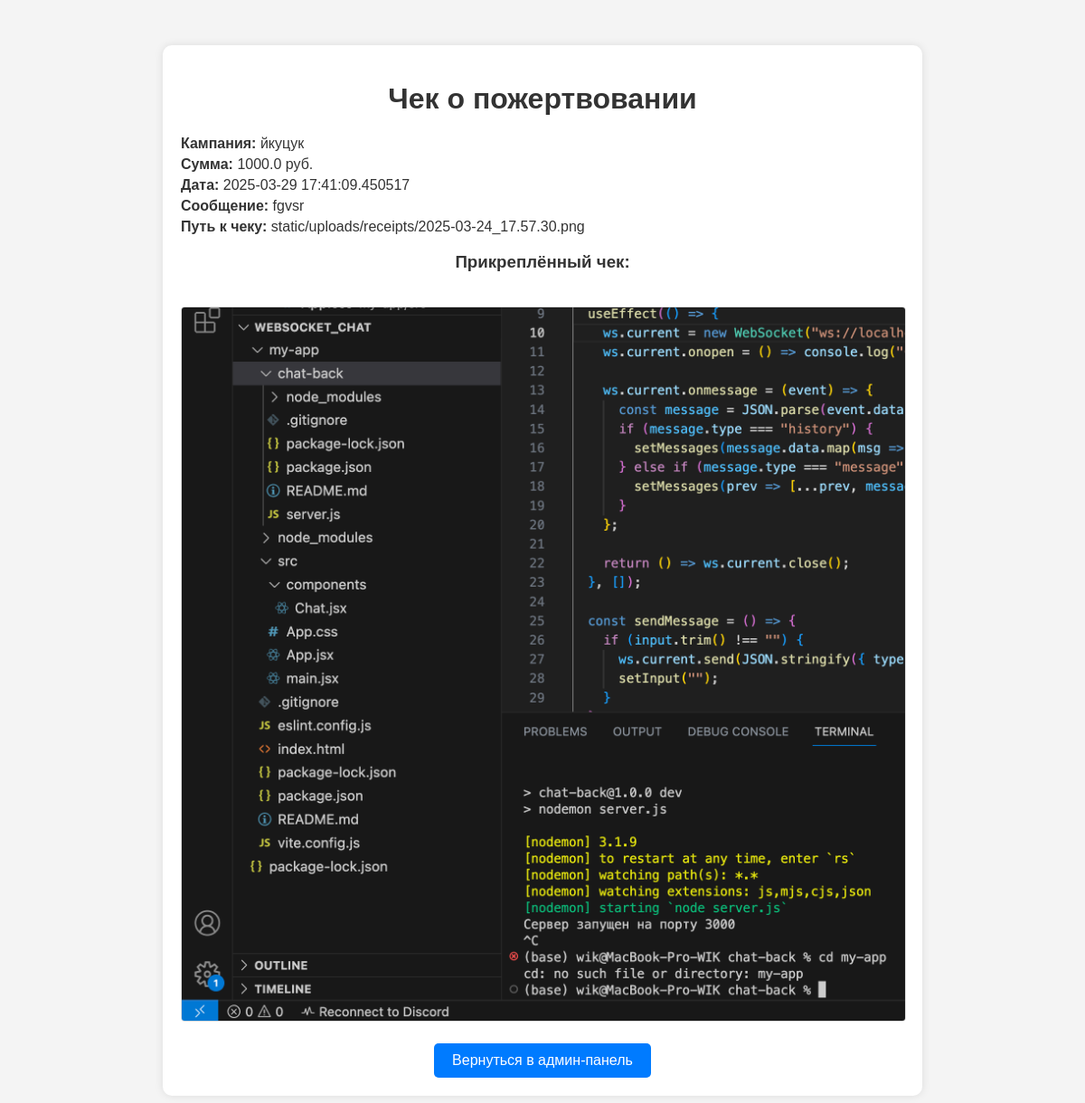
Page /admin/view_receipt/33 on the committed database.
### tables this page shows
CREATE TABLE campaigns (
    id INTEGER PRIMARY KEY AUTOINCREMENT,
    title TEXT NOT NULL,
    description TEXT NOT NULL,
    image_url TEXT,
    goal REAL NOT NULL,
    collected REAL NOT NULL DEFAULT 0,
    days_left INTEGER NOT NULL
, user_id INTEGER, payment_details TEXT);

CREATE TABLE donations (
            id INTEGER PRIMARY KEY AUTOINCREMENT,
            campaign_id INTEGER,
            name TEXT NOT NULL,
            amount REAL NOT NULL,
            message TEXT,
            created_at TIMESTAMP DEFAULT CURRENT_TIMESTAMP, user_id INTEGER, receipt_path TEXT, status TEXT DEFAULT 'pending',
            FOREIGN KEY (campaign_id) REFERENCES campaigns (id)
        );

### app.py (the view)
@app.route('/admin/view_receipt/<int:donation_id>')
def view_receipt(donation_id):
    conn = get_db_connection()
    donation = conn.execute("""
        SELECT d.id, d.amount, d.created_at, d.message, d.receipt_path,
               c.title as campaign_title
        FROM donations d
        JOIN campaigns c ON d.campaign_id = c.id
        WHERE d.id = ?
    """, (donation_id,)).fetchone()
    conn.close()
    donation = dict(donation)  # Преобразуем sqlite.Row в словарь
    donation["receipt_path"] = donation["receipt_path"].replace("\\", "/")
    if not donation:
        return "Чек не найден", 404
    return render_template('receipt.html', donation=donation)

### app.py (called while the page is built)
def get_db_connection():
    conn = sqlite3.connect(DATABASE)
    conn.row_factory = sqlite3.Row
    return conn

### templates/receipt.html (shortened to what this page needs)
<!DOCTYPE html>
<html lang="ru">
<head>
    <link rel="stylesheet" href="/static/css/styles.css">
</head>
<body>
    <div class="receipt">
        <h1>Чек о пожертвовании</h1>
        <div class="details">
            <p><strong>Кампания:</strong> {{ donation.campaign_title }}</p>
            <p><strong>Сумма:</strong> {{ donation.amount }} руб.</p>
            <p><strong>Дата:</strong> {{ donation.created_at }}</p>
            <p><strong>Сообщение:</strong> {{ donation.message }}</p>
            <p><strong>Путь к чеку:</strong> {{ donation.receipt_path }}</p>
        </div>
        {% if donation.receipt_path %}
        <div class="receipt-image-container">
            <h3>Прикреплённый чек:</h3>
            <img src="{{ url_for('static', filename=donation.receipt_path[7:]) }}" alt="Чек о пожертвовании" class="receipt-image">
        </div>
        {% else %}
        <p style="color: red;">Чек не прикреплён.</p>
        {% endif %}
        <a href="/admin" class="btn">Вернуться в админ-панель</a>
    </div>
</body>
</html>

### static/css/styles.css (style rules this page uses)
body { margin: 0; padding: 0; font-family: 'Inter', sans-serif; background-color: #714C8D; color: #333; }
.btn { background-color: #ff9800; color: #fff; padding: 10px 15px; border: none; border-radius: 5px; font-size: 16px; cursor: pointer; transition: background-color 0.3s ease; }

### templates/receipt.html (style rules this page uses)
body { font-family: Arial, sans-serif; background-color: #f4f4f4; text-align: center; padding: 50px; }
.receipt { background: white; padding: 20px; border-radius: 10px; box-shadow: 0 0 10px rgba(0, 0, 0, 0.1); display: inline-block; max-width: 800px; }
h1 { color: #333; }
.details { text-align: left; margin-top: 20px; }
.details p { margin: 5px 0; }
.receipt-image { margin-top: 20px; max-width: 100%; border: 1px solid #ddd; border-radius: 4px; }
.btn { margin-top: 20px; padding: 10px 20px; background: #007BFF; color: white; text-decoration: none; border-radius: 5px; display: inline-block; }

### rows in the picture
campaigns: campaign_title "йкуцук"
donations: amount "1000.0", created_at "2025-03-29 17:41:09.450517", message "fgvsr", receipt_path "static/uploads/receipts/2025-03-24_17.57.30.png", receipt_path (picture)
